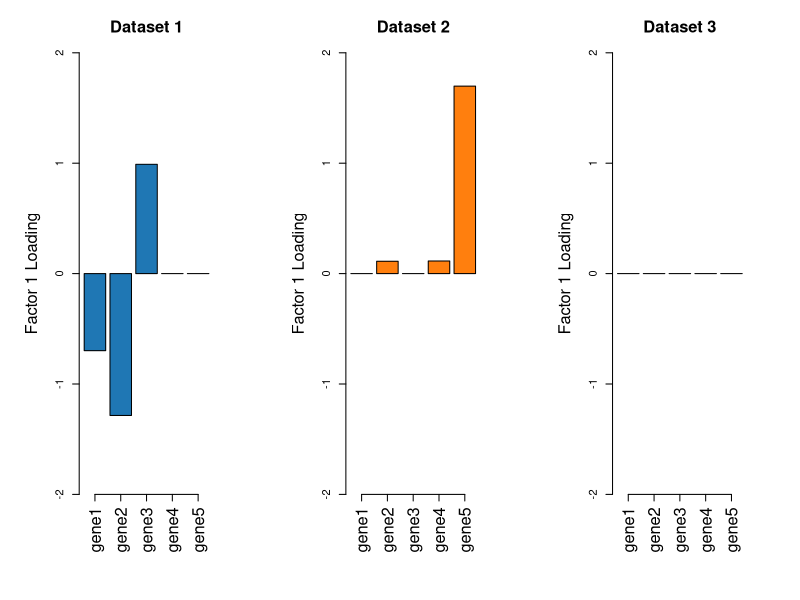
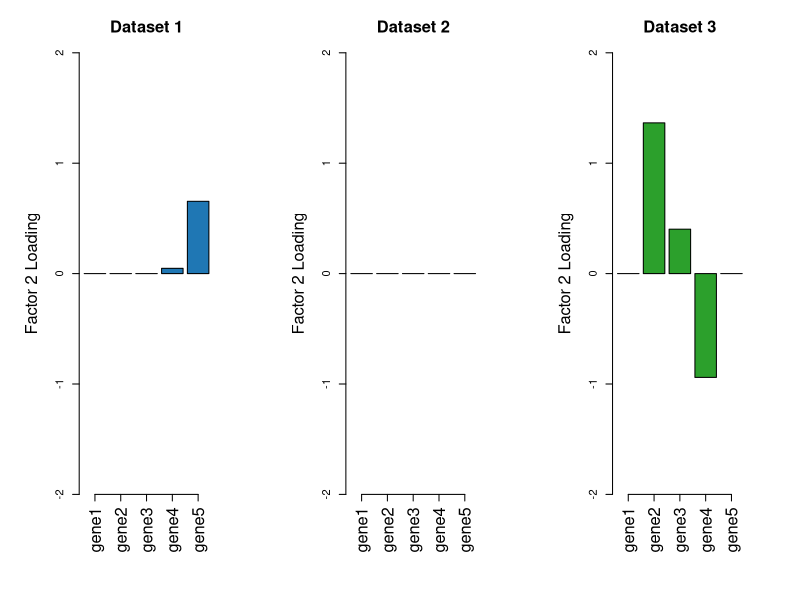
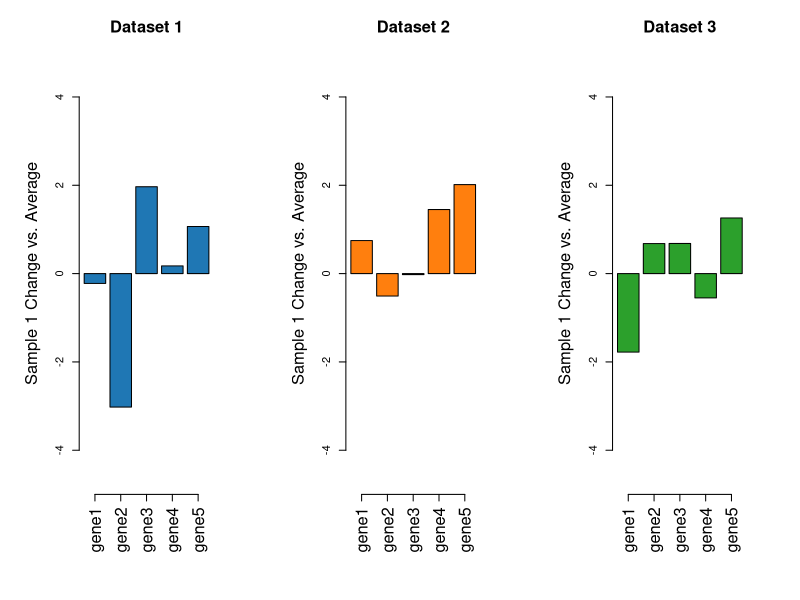
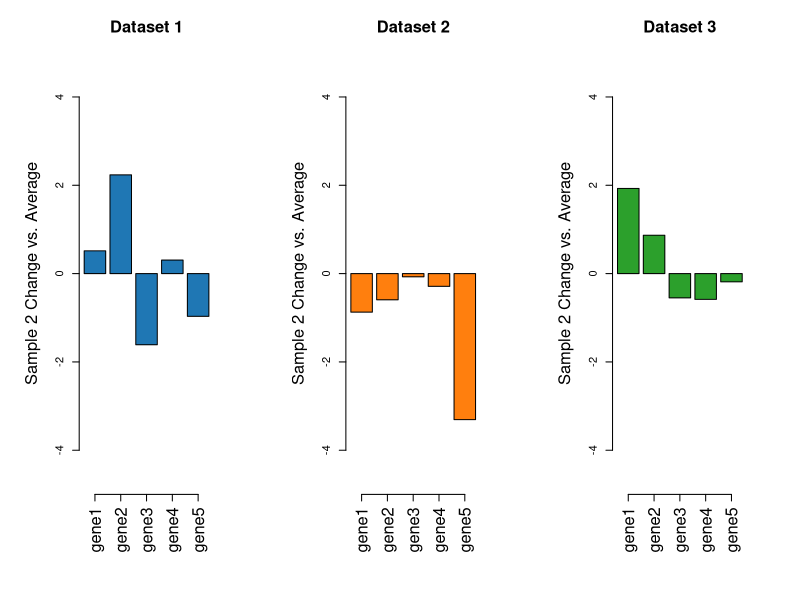
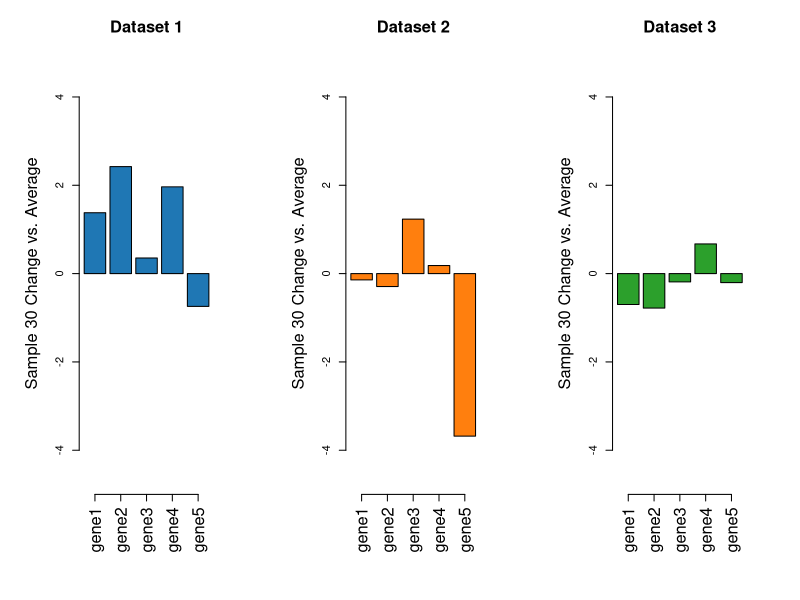

Source code (R) for these figures, in order: (Note: this script raises an error after producing the figures.)
library(ggsci)
library(reshape2)

setwd("../")

out_path <- "analysis/figures/mofa_graphical_abstract/"
cols = pal_d3()(10)[1:6]

# Explicit weights
feature_ids <- list(dataset1 = 1:5, dataset2 = 6:10, dataset3 = 11:15)
n_samples <- 30
n_factors <- 2
n_features <- sum(sapply(feature_ids, length))
n_factor_vals <- n_factors * n_samples
n_feature_vals <- n_features * n_samples

set.seed(1235)
sim_weights <- matrix(rep(0, n_factors * n_features), ncol = n_factors)
f1_nz_ids <- c(1:3, 7, 9, 10)
f2_nz_ids <- c(4, 5, 12, 13, 14)
sim_weights[f1_nz_ids,1] <- rnorm(length(f1_nz_ids))
sim_weights[f2_nz_ids,2] <- rnorm(length(f2_nz_ids))
sim_weights <- pmin(sim_weights, 1.9)
sim_weights <- pmax(sim_weights, -1.9)

sim_noise <- matrix(rnorm(n_feature_vals, sd=0.8), nrow = n_samples)
sim_factor_vals <- matrix(rnorm(n_factor_vals), nrow = n_samples)
sim_exp1 <- sim_factor_vals[,1,drop=FALSE] %*% t(sim_weights[,1]) 
sim_exp2 <- sim_factor_vals[,2,drop=FALSE] %*% t(sim_weights[,2]) 
sim_samples <- sim_factor_vals %*% t(sim_weights) + sim_noise
sim_cov <- pmax((sim_factor_vals[,1] + rnorm(n_samples) + 5) * 5, 1)

r2_1_1 <- 1 - sum((sim_samples - sim_exp1)[,feature_ids[[1]]]^2) / sum(sim_samples[,feature_ids[[1]]]^2)
r2_1_2 <- 1 - sum((sim_samples - sim_exp1)[,feature_ids[[2]]]^2) / sum(sim_samples[,feature_ids[[2]]]^2)
r2_1_3 <- 1 - sum((sim_samples - sim_exp1)[,feature_ids[[3]]]^2) / sum(sim_samples[,feature_ids[[3]]]^2)

r2_2_1 <- 1 - sum((sim_samples - sim_exp2)[,feature_ids[[1]]]^2) / sum(sim_samples[,feature_ids[[1]]]^2)
r2_2_2 <- 1 - sum((sim_samples - sim_exp2)[,feature_ids[[2]]]^2) / sum(sim_samples[,feature_ids[[2]]]^2)
r2_2_3 <- 1 - sum((sim_samples - sim_exp2)[,feature_ids[[3]]]^2) / sum(sim_samples[,feature_ids[[3]]]^2)

r2_sim <- data.frame(factor = rep(c(1, 2), each = 3),
                     dataset = factor(rep(1:3, 2)),
                     r2 = c(r2_1_1, r2_1_2, r2_1_3, r2_2_1, r2_2_2, r2_2_3))

plot_ids <- c(1, 2, n_samples)
s1_vals <- sim_samples[plot_ids[1],]
s2_vals <- sim_samples[plot_ids[2],]
s3_vals <- sim_samples[plot_ids[3],]

fn <- paste0("f1.pdf")
pdf(paste0(out_path, fn), width = 8, height = 3)
par(mfrow = c(1, 3), mar = c(8, 6, 4, 4))
for(i in 1:length(feature_ids)){
  x <- barplot(sim_weights[feature_ids[[i]],1], 
               col = cols[i], 
               ylim = c(-2, 2),
               ylab = "Factor 1 Loading", 
               main = paste0("Dataset ", i),
               cex.lab = 1.5,
               cex.main = 1.5)
  axis(side = 1, 
       labels = paste0("gene", 1:length(feature_ids[[i]])), 
       at = x[,1], 
       las = 2, 
       cex.axis = 1.5)
}
dev.off()

fn <- paste0("f2.pdf")
pdf(paste0(out_path, fn), width = 8, height = 3)
par(mfrow = c(1, 3), mar = c(8, 6, 4, 4))
for(i in 1:length(feature_ids)){
  x <- barplot(sim_weights[feature_ids[[i]],2], 
               col = cols[i], 
               ylim = c(-2, 2), 
               ylab = "Factor 2 Loading", 
               main = paste0("Dataset ", i),
               cex.lab = 1.5,
               cex.main = 1.5)
  axis(side = 1, 
       labels = paste0("gene", 1:length(feature_ids[[i]])), 
       at = x[,1], 
       las = 2, 
       cex.axis = 1.5)
}
dev.off()

fn <- paste0("s1_vals.pdf")
pdf(paste0(out_path, fn), width = 8, height = 3)
par(mfrow = c(1, 3), mar = c(8, 6, 4, 4))
for(i in 1:length(feature_ids)){
  barplot(t(s1_vals)[, feature_ids[[i]]], 
          col = cols[i],
          ylim = c(-5, 5),
          ylab = paste0("Sample ", plot_ids[1], " Change vs. Average"),
          main = paste0("Dataset ", i),
          cex.lab = 1.5,
          cex.main = 1.5)
  axis(side = 1, 
       labels = paste0("gene", 1:length(feature_ids[[i]])), 
       at = x[,1], 
       las = 2, 
       cex.axis = 1.5)
}
dev.off()

fn <- paste0("s2_vals.pdf")
pdf(paste0(out_path, fn), width = 8, height = 3)
par(mfrow = c(1, 3), mar = c(8, 6, 4, 4))
for(i in 1:length(feature_ids)){
  barplot(t(s2_vals)[, feature_ids[[i]]], 
          col = cols[i],
          ylim = c(-5, 5),
          ylab = paste0("Sample ", plot_ids[2], " Change vs. Average"),
          main = paste0("Dataset ", i),
          cex.lab = 1.5,
          cex.main = 1.5)
  axis(side = 1, 
       labels = paste0("gene", 1:length(feature_ids[[i]])), 
       at = x[,1], 
       las = 2, 
       cex.axis = 1.5)
}
dev.off()

fn <- paste0("s3_vals.pdf")
pdf(paste0(out_path, fn), width = , height = 3)
par(mfrow = c(1, 3), mar = c(8, 6, 4, 4))
for(i in 1:length(feature_ids)){
  barplot(t(s3_vals)[, feature_ids[[i]]], 
          col = cols[i],
          ylim = c(-5, 5),
          ylab = paste0("Sample ", plot_ids[3], " Change vs. Average"),
          main = paste0("Dataset ", i),
          cex.lab = 1.5,
          cex.main = 1.5)
  axis(side = 1, 
       labels = paste0("gene", 1:length(feature_ids[[i]])), 
       at = x[,1], 
       las = 2, 
       cex.axis = 1.5)
}
dev.off()

sim_scores <- as.data.frame(sim_factor_vals)
colnames(sim_scores) <- c("factor.1", "factor.2")
sim_scores$sample <- c("sample.1", rep("", n_samples - 2), paste0("sample.", n_samples))

fn <- paste0("sim_scores.pdf")
pdf(paste0(out_path, fn))
ggplot(sim_scores, aes(x = factor.1, y = factor.2, color = sample)) +
  geom_point() + 
  scale_color_manual(values = c("#000000", cols[4:5])) +
  theme(text = element_text(size = 30), legend.position = "none") +
  geom_text_repel(aes(label = sample), size = 8) +
  xlab("Factor 1") +
  ylab("Factor 2")
dev.off()

sub <- subset(r2_sim, factor == 1)
fn <- paste0("f1_var_exp.pdf")
pdf(paste0(out_path, fn), width = 4, height = 2.5)
ggplot(sub, aes(x = dataset, y = r2, fill = dataset)) +
  geom_bar(stat = "identity") + 
  ylim(c(0,1)) + 
  theme(text = element_text(size = 20)) +
  scale_fill_manual(values = cols[1:3]) +
  ggtitle("Var. Exp. Factor 1 ") + 
  ylab("Var. Explained")
dev.off()

sub <- subset(r2_sim, factor == 2)
fn <- paste0("f2_var_exp.pdf")
pdf(paste0(out_path, fn), width = 4, height = 2.5)
ggplot(sub, aes(x = dataset, y = r2, fill = dataset)) +
  geom_bar(stat = "identity") + 
  theme(text = element_text(size = 20)) +
  scale_fill_manual(values = cols[1:3]) + 
  ylim(c(0,1)) +
  ggtitle("Var. Exp. Factor 2") + 
  ylab("Var. Explained")
dev.off()

df <- data.frame(factor.1 = sim_factor_vals[,1], cov = sim_cov) 
fn <- paste0("f1_covariate.pdf")
pdf(paste0(out_path, fn), width = 4, height = 2.5)
ggplot(df, aes(x = factor.1, y=cov)) +
  geom_point() +
  xlab("Factor 1") +
  ylab("Covariate")
dev.off()